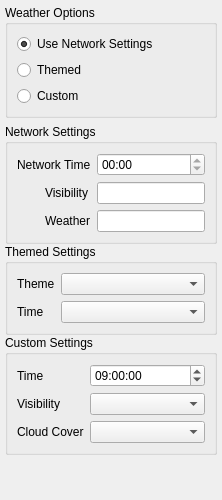
       <widget class="QWidget" name="mPreferencesEnvironmentTab" >
        <attribute name="title" >
         <string>Environment</string>
        </attribute>
        <layout class="QVBoxLayout" >
         <property name="margin" >
          <number>5</number>
         </property>
         <item>
          <widget class="QGroupBox" name="mWeatherGroupBox" >
           <property name="sizePolicy" >
            <sizepolicy vsizetype="Minimum" hsizetype="Preferred" >
             <horstretch>0</horstretch>
             <verstretch>0</verstretch>
            </sizepolicy>
           </property>
           <property name="title" >
            <string>Weather Options</string>
           </property>
           <layout class="QVBoxLayout" >
            <item>
             <widget class="QRadioButton" name="mWeatherUseNetworkSettingsRadioButton" >
              <property name="text" >
               <string>Use Network Settings</string>
              </property>
              <property name="checked" >
               <bool>true</bool>
              </property>
             </widget>
            </item>
            <item>
             <widget class="QRadioButton" name="mWeatherThemedRadioButton" >
              <property name="text" >
               <string>Themed</string>
              </property>
              <property name="checked" >
               <bool>false</bool>
              </property>
             </widget>
            </item>
            <item>
             <widget class="QRadioButton" name="mWeatherCustomRadioButton" >
              <property name="text" >
               <string>Custom</string>
              </property>
             </widget>
            </item>
           </layout>
          </widget>
         </item>
         <item>
          <widget class="QWidget" native="1" name="widget_6" >
           <property name="sizePolicy" >
            <sizepolicy vsizetype="Preferred" hsizetype="Preferred" >
             <horstretch>0</horstretch>
             <verstretch>10</verstretch>
            </sizepolicy>
           </property>
           <layout class="QVBoxLayout" >
            <property name="spacing" >
             <number>0</number>
            </property>
            <property name="margin" >
             <number>0</number>
            </property>
            <item>
             <widget class="QGroupBox" name="mNetSetGroupBox" >
              <property name="sizePolicy" >
               <sizepolicy vsizetype="Minimum" hsizetype="Preferred" >
                <horstretch>0</horstretch>
                <verstretch>0</verstretch>
               </sizepolicy>
              </property>
              <property name="title" >
               <string>Network Settings</string>
              </property>
              <layout class="QGridLayout" >
               <item row="0" column="0" colspan="2" >
                <widget class="QLabel" name="mNetworkTimeLabel_2" >
                 <property name="text" >
                  <string>Network Time</string>
                 </property>
                </widget>
               </item>
               <item row="0" column="2" >
                <widget class="QTimeEdit" name="mNetworkTimeTimeEdit" >
                 <property name="toolTip" >
                  <string>The time of the network of the current network connection</string>
                 </property>
                 <property name="readOnly" >
                  <bool>true</bool>
                 </property>
                 <property name="maximumDate" >
                  <date>
                   <year>2000</year>
                   <month>1</month>
                   <day>1</day>
                  </date>
                 </property>
                 <property name="displayFormat" >
                  <string>hh:mm</string>
                 </property>
                </widget>
               </item>
               <item row="1" column="1" >
                <widget class="QLabel" name="mVisibilityLabel_2" >
                 <property name="text" >
                  <string>Visibility</string>
                 </property>
                </widget>
               </item>
               <item row="1" column="2" >
                <widget class="QLineEdit" name="mVisibilityLineEdit" >
                 <property name="toolTip" >
                  <string>The visibility of the network of the current network connection</string>
                 </property>
                 <property name="readOnly" >
                  <bool>true</bool>
                 </property>
                </widget>
               </item>
               <item row="2" column="1" >
                <widget class="QLabel" name="mWeatherLabel_2" >
                 <property name="text" >
                  <string>Weather</string>
                 </property>
                </widget>
               </item>
               <item row="2" column="2" >
                <widget class="QLineEdit" name="mWeatherLineEdit" >
                 <property name="toolTip" >
                  <string>The weather of the network of the current network connection</string>
                 </property>
                 <property name="readOnly" >
                  <bool>true</bool>
                 </property>
                </widget>
               </item>
              </layout>
             </widget>
            </item>
            <item>
             <widget class="QGroupBox" name="mThemedSettingsGroupBox" >
              <property name="sizePolicy" >
               <sizepolicy vsizetype="Minimum" hsizetype="Preferred" >
                <horstretch>0</horstretch>
                <verstretch>0</verstretch>
               </sizepolicy>
              </property>
              <property name="title" >
               <string>Themed Settings</string>
              </property>
              <layout class="QGridLayout" >
               <item row="0" column="0" >
                <widget class="QLabel" name="mThemeLabel" >
                 <property name="text" >
                  <string>Theme</string>
                 </property>
                </widget>
               </item>
               <item row="0" column="1" >
                <widget class="QComboBox" name="mThemeComboBox" >
                 <property name="sizePolicy" >
                  <sizepolicy vsizetype="Fixed" hsizetype="Preferred" >
                   <horstretch>1</horstretch>
                   <verstretch>0</verstretch>
                  </sizepolicy>
                 </property>
                </widget>
               </item>
               <item row="1" column="0" >
                <widget class="QLabel" name="mTimeLabel" >
                 <property name="text" >
                  <string>Time</string>
                 </property>
                </widget>
               </item>
               <item row="1" column="1" >
                <widget class="QComboBox" name="mTimeComboBox" />
               </item>
              </layout>
             </widget>
            </item>
            <item>
             <widget class="QGroupBox" name="mCustomSettingsGroupBox" >
              <property name="sizePolicy" >
               <sizepolicy vsizetype="Minimum" hsizetype="Preferred" >
                <horstretch>0</horstretch>
                <verstretch>0</verstretch>
               </sizepolicy>
              </property>
              <property name="title" >
               <string>Custom Settings</string>
              </property>
              <layout class="QGridLayout" >
               <item row="0" column="0" >
                <widget class="QLabel" name="mCustomTimeLabel" >
                 <property name="text" >
                  <string>Time</string>
                 </property>
                </widget>
               </item>
               <item row="0" column="1" >
                <widget class="QTimeEdit" name="mCustomTimeEdit" >
                 <property name="sizePolicy" >
                  <sizepolicy vsizetype="Fixed" hsizetype="Minimum" >
                   <horstretch>1</horstretch>
                   <verstretch>0</verstretch>
                  </sizepolicy>
                 </property>
                 <property name="wrapping" >
                  <bool>true</bool>
                 </property>
                 <property name="buttonSymbols" >
                  <enum>QAbstractSpinBox::UpDownArrows</enum>
                 </property>
                 <property name="accelerated" >
                  <bool>true</bool>
                 </property>
                 <property name="correctionMode" >
                  <enum>QAbstractSpinBox::CorrectToNearestValue</enum>
                 </property>
                 <property name="displayFormat" >
                  <string>hh:mm:ss</string>
                 </property>
                 <property name="calendarPopup" >
                  <bool>true</bool>
                 </property>
                 <property name="time" >
                  <time>
                   <hour>9</hour>
                   <minute>0</minute>
                   <second>0</second>
                  </time>
                 </property>
                </widget>
               </item>
               <item row="1" column="0" >
                <widget class="QLabel" name="mCustomVisibilityLabel" >
                 <property name="text" >
                  <string>Visibility</string>
                 </property>
                </widget>
               </item>
               <item row="1" column="1" >
                <widget class="QComboBox" name="mCustomVisibilityComboBox" />
               </item>
               <item row="2" column="0" >
                <widget class="QLabel" name="mCustomCloudCoverLabel" >
                 <property name="text" >
                  <string>Cloud Cover</string>
                 </property>
                </widget>
               </item>
               <item row="2" column="1" >
                <widget class="QComboBox" name="mCustomCloudCoverComboBox" />
               </item>
              </layout>
             </widget>
            </item>
            <item>
             <spacer>
              <property name="orientation" >
               <enum>Qt::Vertical</enum>
              </property>
              <property name="sizeHint" stdset="0" >
               <size>
                <width>20</width>
                <height>40</height>
               </size>
              </property>
             </spacer>
            </item>
           </layout>
          </widget>
         </item>
        </layout>
       </widget>
